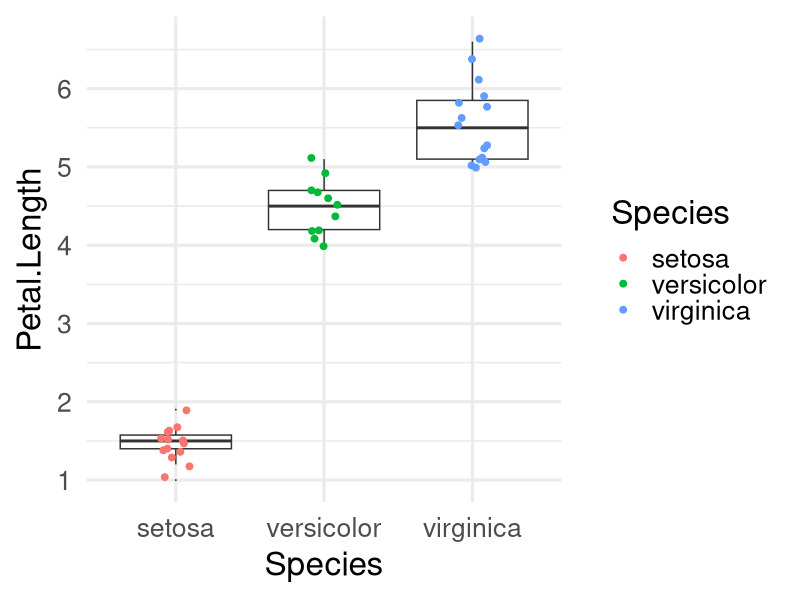

Reproduce this figure in R.
## ---- chunk 1
options(htmltools.dir.version = FALSE)

library(tidyverse)

knitr::opts_chunk$set(warning=FALSE, message=FALSE, fig.width=10.5, fig.height=4, 
  comment=NA, rows.print=16,echo=FALSE)
theme_set(theme_minimal(base_size = 24))
## ---- chunk 2
iris %>%sample_n(40)%>% ggplot(aes(x=Species,y=Petal.Length))+
  geom_boxplot(outlier.size = 0)+geom_jitter(width=0.1,aes(color=Species),size=2)
